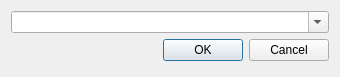
<?xml version="1.0" encoding="UTF-8"?>
<ui version="4.0">
 <class>moveDialog</class>
 <widget class="QDialog" name="moveDialog">
  <property name="geometry">
   <rect>
    <x>0</x>
    <y>0</y>
    <width>340</width>
    <height>77</height>
   </rect>
  </property>
  <property name="windowTitle">
   <string>Dialog</string>
  </property>
  <layout class="QHBoxLayout" name="horizontalLayout">
   <item>
    <layout class="QVBoxLayout" name="verticalLayout">
     <item>
      <widget class="QComboBox" name="moveCombo">
       <property name="editable">
        <bool>true</bool>
       </property>
      </widget>
     </item>
     <item>
      <widget class="QDialogButtonBox" name="buttonBox">
       <property name="orientation">
        <enum>Qt::Horizontal</enum>
       </property>
       <property name="standardButtons">
        <set>QDialogButtonBox::Cancel|QDialogButtonBox::Ok</set>
       </property>
      </widget>
     </item>
     <item>
      <spacer name="verticalSpacer">
       <property name="orientation">
        <enum>Qt::Vertical</enum>
       </property>
       <property name="sizeHint" stdset="0">
        <size>
         <width>20</width>
         <height>40</height>
        </size>
       </property>
      </spacer>
     </item>
    </layout>
   </item>
  </layout>
 </widget>
 <resources/>
 <connections>
  <connection>
   <sender>buttonBox</sender>
   <signal>accepted()</signal>
   <receiver>moveDialog</receiver>
   <slot>accept()</slot>
   <hints>
    <hint type="sourcelabel">
     <x>248</x>
     <y>254</y>
    </hint>
    <hint type="destinationlabel">
     <x>157</x>
     <y>274</y>
    </hint>
   </hints>
  </connection>
  <connection>
   <sender>buttonBox</sender>
   <signal>rejected()</signal>
   <receiver>moveDialog</receiver>
   <slot>reject()</slot>
   <hints>
    <hint type="sourcelabel">
     <x>316</x>
     <y>260</y>
    </hint>
    <hint type="destinationlabel">
     <x>286</x>
     <y>274</y>
    </hint>
   </hints>
  </connection>
 </connections>
</ui>
